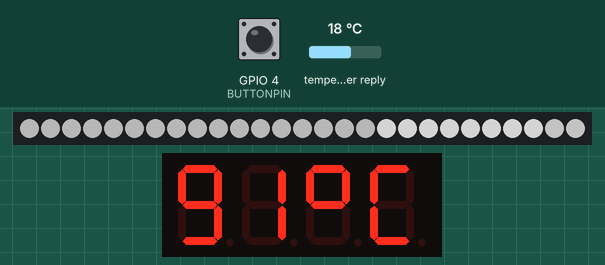
The sketch below on a simulated ESP8266 (NodeMCU). Shown: 27 RGB LEDs in strip order, left to right, 4-digit seven-segment display. Inputs (shaded band) come from the test bench; at power-on: GPIO 4 (BUTTONPIN) LOW, temperature in the weather reply 18 °C. Dim RGB values are drawn brighter than linear; WiFi joins after 1.5 s; servers stay silent unless stated; the local clock reads 2024-03-15 10:24:30 at power-on unless the sketch sets it; web services answer with replies made up by the test bench; what the sketch prints to the serial monitor is not drawn.

Above: at 6.0 s.
6.1 s: GPIO 4 (BUTTONPIN) pulled HIGH for 3.2 s
At 6.9 s:
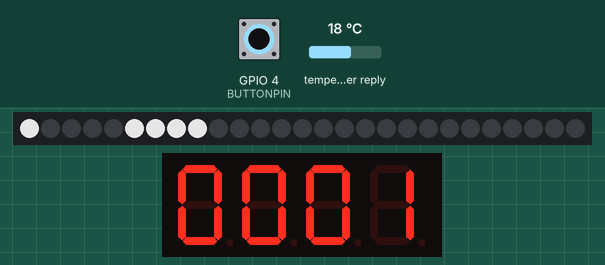
10.8 s: GPIO 4 (BUTTONPIN) pulled HIGH for 0.15 s
At 11.6 s:
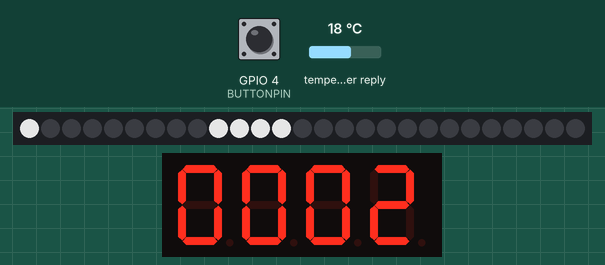
13.3 s: GPIO 4 (BUTTONPIN) pulled HIGH for 1 s
At 13.9 s:
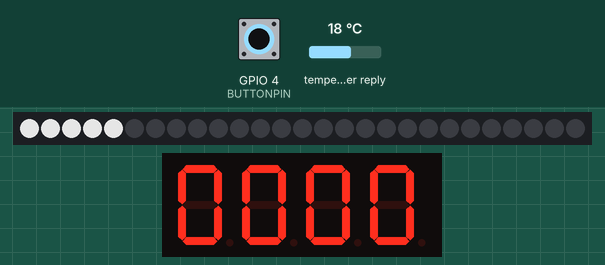
14.9 s: GPIO 4 (BUTTONPIN) pulled HIGH for 0.15 s
At 16.37 s:
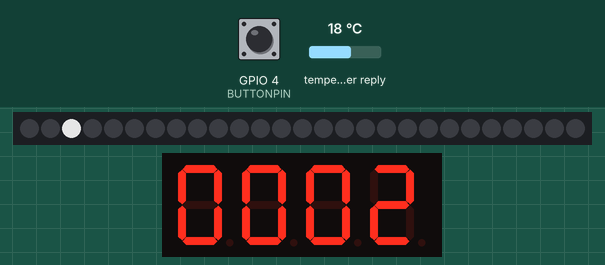
17.4 s: GPIO 4 (BUTTONPIN) pulled HIGH for 1 s
At 27.71 s:
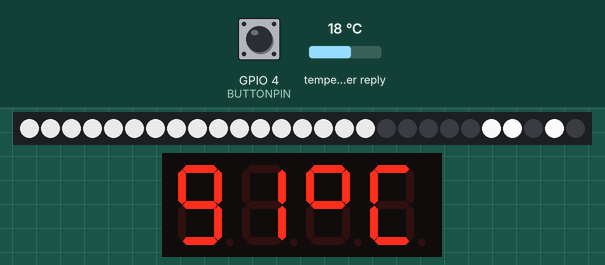

The sketch:

fruit_machine.ino
```cpp
#include <FastLED.h>
// FastLED by Daniel Garcia


#include <TM1637Display.h>
// TM1637 by Avishay Orpaz

#include <Arduino_JSON.h>
// Arduino_JSON by Arduino

#include "my_display.hpp"
#include "my_leds.hpp"
#include "pins_arduino.h"
#include "my_wifi.hpp"
#include "my_time.hpp"
#include "my_weather.hpp"
#include "my_programs.hpp"

#define BUTTONPIN 4

#define NUM_PROGRAMS 3

void printImageCompileInfo(){
  // Add compile info for imgage startup.
  // Helps me locate and identify source of (running) images.
  // Or verify during development that a new (compiled) image IS (uploaded and) running.
  Serial.println(""); Serial.flush();

  Serial.println("Compile info: " __DATE__ " " __TIME__ " " __FILE__);
  Serial.flush();
}

void setup() {
    // Initialize display and display "Wof" for WiFi not connected (yet).
  display.setBrightness(7);

  Serial.begin(115200);

  delay(3000);

  printImageCompileInfo();

  // Initialize button
  pinMode(BUTTONPIN, INPUT);

  // Initialize LEDs, and turn them all on
  FastLED.addLeds<NEOPIXEL, DATA_PIN>(leds, NUM_LEDS);
  FastLED.clear();
  ledsSet = CHSV( 0, 0, 200);
  FastLED.show();


  display.setSegments(wof,4,0);

  // Configure NTP
  configTime(MY_TZ, MY_NTP_SERVER);

  //  Connect to WiFi
  wifiSetup();

}

// Main loop
void loop() {
  static int program = 0;
  // static int buttonState = LOW;


  int buttonState = digitalRead(BUTTONPIN);

  if (buttonState == HIGH) {
    FastLED.clear();

    // Next program
    program = (program+1)% NUM_PROGRAMS ;
    // Show program number in "beams", display and serial output
    runStarBeam(program);
    FastLED.show();
    display.showNumberDec(program, true);
    Serial.print("Select program "); Serial.println(program);

    // Delay to catch "release" of button as single button press
    delay(1000);
  } else {

    // Run designated program
    switch (program) {

      case 0:
        minimalRun();
        break;

      case 1:
        showEachLed();
        break;

      case 2:
        showMany();
        break;

      default:
        break;
    }

    FastLED.show();
  }
}
```

my_display.cpp
```cpp
#include "my_display.hpp"
#include "my_wifi.hpp"
#include "my_weather.hpp"
#include "my_time.hpp"

/*
 * Display a countdown (/up)
 */
void displayCounter( bool reset , bool reverse ) {
  static int i = 0;
  int displayNum;

  if (reset)
  {
    i=0;
  } else {
    EVERY_N_MILLISECONDS(50){


      if( reverse ) {
        i = int((i*0.97) -1 );
        i = i<0 ? 9999 : i;
      } else {
        i = (int((i+1) * 1.05) % 10000);
      }

      display.setBrightness(7);
      display.showNumberDec(i, true);
    }
  }
}

void displayResetStatics(){
  displayCounter(true);
}

void showBrightness(){
  static int k = 0;
  EVERY_N_MILLISECONDS(500){
    k = (k+1) % 8;
    display.setBrightness(k);
    display.setSegments(data);
  }
}

void showLocations(uint8_t bpm){
  static uint8_t prev_pos = -1;

  uint8_t pos = beatsin8(bpm,  0, 4, 0, 0);
  if( pos > 3) pos = 3;
  pos = 3 - pos;
  // prev_pos = pos;
  if(pos != prev_pos){
    prev_pos = pos;
    display.clear();
    display.showNumberDec(pos, false, 1, pos);
  }
}

void showTemp(){
  int displayTemperature = (int)temperature;
  static int lastCheck = -10;


  EVERY_N_MINUTES(10){
    Serial.println("Get temp...");
    displayTemperature = (int)getTemperature();
  }

  if(displayTemperature == NO_TEMP){
    displayTemperature = (int)getTemperature();
  }

  if(displayTemperature == NO_TEMP) {
      display.setSegments(na, 2, 0);
  } else {
    display.showNumberDec(displayTemperature, false, 2, 0);
  }
  display.setSegments(celsius, 2, 2);

}

void showTime(){
  EVERY_N_MILLISECONDS(1000){
    struct tm currentTime = readTime(); // read the current time

    uint8_t dot = seconds16()%2 == 0 ? 0b01000000 : 0b00000000; // Display double dots every other second
    display.showNumberDecEx((currentTime.tm_hour * 100) + currentTime.tm_min, dot, true);
  }
}

void showText(){
  static int textNum = 0;

  EVERY_N_MILLISECONDS(1000){
    textNum = (textNum + 1) % 6;
    // display.setSegments(blank,4,0);
    switch (textNum)
    {

    case 0:
      display.setSegments(data,4,0);
      break;

    case 1:
      display.setSegments(blank,4,0);
      break;

    case 2:
      display.setSegments(wof,4,0);
      break;

    case 3:
      display.setSegments(won,4,0);
      break;

    case 4:
      display.setSegments(done,4,0);
      break;

    case 5:
      display.setSegments(celsius,2,2);
      break;

    default:
      break;
    }

  }
}
```

my_display.hpp
```cpp
#ifndef __MY_DISPLAY_H
#define __MY_DISPLAY_H

#include <TM1637Display.h>
#include <FastLED.h>

// Define the connections pins:

#define CLK 12
#define DIO 13

inline TM1637Display display = TM1637Display(CLK, DIO);


// Create display object of type TM1637Display:

// Create array that turns all segments on:
constexpr uint8_t data[] = {0xff, 0xff, 0xff, 0xff};

// Create array that turns all segments off:
constexpr uint8_t blank[] = {0x00, 0x00, 0x00, 0x00};

constexpr uint8_t na[] = {
  SEG_G,   // -
  SEG_G   // -
};

constexpr uint8_t done[] = {
  SEG_B | SEG_C | SEG_D | SEG_E | SEG_G,           // d
  SEG_A | SEG_B | SEG_C | SEG_D | SEG_E | SEG_F,   // O
  SEG_C | SEG_E | SEG_G,                           // n
  SEG_A | SEG_D | SEG_E | SEG_F | SEG_G            // E
};

// Won
constexpr uint8_t won[] = {
  SEG_C | SEG_D | SEG_E | SEG_F,   // W, left half
  SEG_B | SEG_C | SEG_D | SEG_E,   // W, right half
  SEG_C | SEG_D | SEG_E | SEG_G,   // o
  SEG_C | SEG_E | SEG_G,           // n
};

// WoF
constexpr uint8_t wof[] = {
  SEG_C | SEG_D | SEG_E | SEG_F,   // W, left half
  SEG_B | SEG_C | SEG_D | SEG_E,   // W, right half
  SEG_C | SEG_D | SEG_E | SEG_G,   // o
  SEG_A | SEG_E | SEG_F | SEG_G    // F
};


// Create degree Celsius symbol:
constexpr uint8_t celsius[] = {
  SEG_A | SEG_B | SEG_F | SEG_G,  // Circle
  SEG_A | SEG_D | SEG_E | SEG_F   // C
};


void displayCounter( bool reset = false, bool reverse = false );
void displayResetStatics();
void showBrightness();
void showLocations(uint8_t bpm);
void showTemp();
void showTime();
void showText();
#endif
```

my_leds.cpp
```cpp
#include "my_leds.hpp"

constexpr uint8_t starBeams[STAR_BEAMS][STAR_WAVES] {
  {STAR_CENTER, 1, 2, 3, 4},
  {STAR_CENTER, 5, 6, 7, 8},
  {STAR_CENTER, 9, 10, 11, 12},
  {STAR_CENTER, 13, 14, 15, 16},
};

// Arrow definition
#define ARROW_LEFT 0
#define ARROW_RIGHT 1

void runStarWave( int bpm, star_motion motion, uint8_t fade ){
  uint8_t pixel;

  switch(motion){
    case ssinus:
      pixel = beatsin8(bpm, 0, STAR_WAVES-1, 0, 0);
      break;
    case to_center:
      pixel = map( beat8(bpm,0) , 0,255, STAR_WAVES-1,-1);
      break;
    case from_center:
      pixel = map( beat8(bpm,0) , 0,255, 0,STAR_WAVES);
      break;
  }

  if( pixel > STAR_WAVES-1 ) pixel = STAR_WAVES-1;
  if( pixel < 0 ) pixel = 0;

  for( int i=0; i<STAR_BEAMS; i++){
    leds[starBeams[i][pixel]] = CRGB::White;
  }
  ledsSetStar.fadeToBlackBy(fade);
}
//
// Light Star by beam
//
void runStarBeam( int beamNr ){
  // Light one (sinbeat) entire star beam
  if( beamNr >= 0 &&  beamNr < STAR_BEAMS ){ // ignore higher "invisible" beams
    for( int i=0; i<STAR_WAVES; i++){
      leds[starBeams[beamNr][i]] = CRGB::White;
    }
  }
  leds[STAR_CENTER] = CRGB::White; // Center allways shines!
  ledsSetStar.fadeToBlackBy(FADE_FAST);
}

void runStarBeamCircle( int bpm ){
  uint8_t beatStarBeamCircle =  map( beat8(bpm,0) , 0,255, 0,((STAR_BEAMS-1)*4)-1);

  runStarBeam(beatStarBeamCircle);
}

void runStarBeamWaver( int bpm ){
  uint8_t beatStarBeam = beatsin8(bpm, 0, STAR_BEAMS-1, 0, 0);

  runStarBeam(beatStarBeam);
}

void runStarBlinker( int bpm, int low, int high ){
  uint8_t brightness = beatsin8(bpm, low, high, 0, 0);

  ledsSetStar =  CHSV( 0, 0, brightness);
}
//
// Light Star by beam
//

//
//  Light bonus block
//
void runBonusBlock( int block ){

  if ( block >= 0 && block < BONUS_BLOCKS ){ // ignore higher "invisible" blocks
    ledsSetBonus[block]  = CRGB::White;
      // Serial.println("Current led: " + String(block));
  }
  ledsSetBonus.fadeToBlackBy(FADE);
  // Serial.println("Current led: " + String(block));
}

void runBonusBlocks( int bpm, bonus_motion motion, int offset, uint8_t fade ){
  uint8_t block;
  switch(motion){
    case bsinus:
      block = beatsin8(bpm,  0, BONUS_BLOCKS-1, 0, offset);
      break;
    case to_right:
      block = map( beat8(bpm,0) , 0,255, BONUS_BLOCKS-1,0);
      break;
    case to_left:
      block = map( beat8(bpm,0) , 0,255, 0,BONUS_BLOCKS-1);
      break;

  }
  runBonusBlock( block);
}

void runBonusBlockBlinker( int bpm ){
  uint8_t brightness = beatsin8(bpm, 0, 255, 0, 0);

  ledsSetBonus =  CHSV( 0, 0, brightness);
}
//
//  Light bonus block
//


//
//  Light arrow block
//
void runArrowBlinker( int bpm ){
  uint8_t brightness = beatsin8(bpm, 0, 255, 0, 0);

  ledsSetArrow =  CHSV( 0, 0, brightness);

}

void runArrow(int arrow){
  ledsSetArrow[arrow] = CRGB::White;
  ledsSetArrow.fadeToBlackBy(FADE);
}

void runArrowKit( int bpm, int offset){
  uint8_t arrow = beatsin8(bpm,  0, 1, 0, offset);

  runArrow(arrow);
}
//
//  Light arrow block
//
```

my_leds.hpp
```cpp
#ifndef __MY_LEDS_H
#define __MY_LEDS_H

#include <FastLED.h>


#define NUM_LEDS 27
#define DATA_PIN 5
#define FADE 10
#define FADE_SLOW 1
#define FADE_FAST 80

inline CRGB    leds[NUM_LEDS];
inline CRGBSet ledsSet(leds, NUM_LEDS);
inline CRGBSet ledsSetStar(ledsSet(0, 16));
inline CRGBSet ledsSetBonus(ledsSet(17, 24));
inline CRGBSet ledsSetArrow(ledsSet(25, 26));

// Star definition
#define STAR_BEAMS 4
#define STAR_WAVES 5
#define STAR_CENTER 0

enum star_motion { to_center, from_center, ssinus };

// Bonus blocks definition
#define BONUS_BLOCKS 8
enum bonus_motion { to_right, to_left, bsinus };


// Arrow definition
#define ARROW_LEFT 0
#define ARROW_RIGHT 1


void runStarWave( int bpm, star_motion motion = ssinus, uint8_t fade = FADE_FAST );

//
// Light Star by beam
//

void runStarBeam( int beamNr );
void runStarBeamCircle( int bpm );
void runStarBeamWaver( int bpm );
void runStarBlinker( int bpm, int low = 0, int high = 255 );

//
// Light Star by beam
//

//
//  Light bonus block
//
void runBonusBlock( int block );
void runBonusBlocks( int bpm, bonus_motion motion = bsinus, int offset = 0, uint8_t fade = FADE_FAST );
void runBonusBlockBlinker( int bpm );

//
//  Light bonus block
//


//
//  Light arrow block
//

void runArrowBlinker( int bpm );
void runArrow(int arrow);
void runArrowKit( int bpm, int offset = 0 );

//
//  Light arrow block
//

#endif
```

my_programs.hpp
```cpp
/**
* Collection of programs for different sets of leds and display
*/
#ifndef __COMPOSITE_PROGRAMS_H
#define __COMPOSITE_PROGRAMS_H

#include "my_leds.hpp"
#include "my_display.hpp"
#include "my_wifi.hpp"

/**
 * Runs a minimal program that alternates between showing the time and temperature.
 */
void minimalRun(){
  static bool oneOrOther = false;

  uint8_t brightness = beatsin8(20, 100, 200, 0, 0);

  ledsSetStar  = CHSV( 0, 0, brightness);
  ledsSetBonus = CHSV( 0, 0, brightness+50);
  ledsSetArrow = CHSV( 0, 0, brightness+20);


  EVERY_N_MILLISECONDS(2000){
    oneOrOther = seconds16()%8 <6 ? true : false;
  }

  if(oneOrOther){
    showTime();
  } else {
    showTemp();
  }

}

/**
 * Simply set all leds to bright white, and display "done" on the display
 */
void noRun(){
  ledsSet = CHSV( 0, 0, 255);
  display.setSegments(done,4,0);
}

/*
* Show each led, while displaying the current led number on the display
*/
void showEachLed(uint8_t bpm=4){
  // Arduino map() should map (here) 0-255 to 0-"last led" (NUM_LEDS-1),
  // but that would only assign 255 to the last led, lighting it very shortly
  // Mapping onto an "extra" led, give the actual last led a fair share.
  // But don't actually us the "extra" led!
  uint8_t currentLed = map( beat8(bpm,0) , 0,255, 0,NUM_LEDS);

  // Don't act on the extra led
  if( currentLed < NUM_LEDS) {
    ledsSet[currentLed] = CRGB::White;
    display.showNumberDec(currentLed, true);
    Serial.println("Current led: " + String(currentLed));

    ledsSet.fadeToBlackBy(FADE_FAST);
  }
}

/*
* Blink all led sets
*/
void runBlinker( int bpm ){
  runBonusBlockBlinker(bpm);
  runStarBlinker(bpm);
  runArrowBlinker(bpm);
}

void showMany(){
  #define NUM_MANY_PROGRAMS 5
  static int currentProgram = 0;
  EVERY_N_SECONDS(8){
    currentProgram = (currentProgram+1) % (NUM_MANY_PROGRAMS+1);

    ledsSet = CRGB::Black;
    runStarBeam(currentProgram%4); // max 4 (0-3) beams
    runBonusBlock(BONUS_BLOCKS-1 - currentProgram);
    FastLED.show();
    display.showNumberDec(currentProgram);
    delay(500);
    displayResetStatics();
    Serial.println("Current program: " + String(currentProgram));
  }

  switch (currentProgram) {

    case 0:
      runStarBeamWaver(40);
      runBonusBlocks(40, bsinus, 128);
      runArrowKit(40);

      showTime();
      break;

    case 1:
      runStarWave(40);
      runBonusBlocks(40, bsinus);
      runArrowKit(40, 128);

      showLocations(40);
      break;

    case 2:
      runStarBlinker(40);
      runBonusBlocks(20, to_right);
      runArrowKit(80);

      showTemp();
      break;

    case 3:
      runStarWave(120, to_center);
      runBonusBlocks(80, to_right);
      runArrow(ARROW_LEFT);

      displayCounter();
      break;

    case 4:
      runStarWave(120, from_center);
      runBonusBlocks(80, to_left);
      runArrow(ARROW_RIGHT);

      // Reversed counter
      displayCounter(false, true);
      break;

    case 5:
      runBlinker(40);

      showText();
      break;

    default:
      break;
  }
}


#endif
```

my_time.cpp
```cpp
#include "my_time.hpp"
struct tm readTime(){
  time_t now;                         // this are the seconds since Epoch (1970) - UTC
  struct tm tm;
  time(&now);                       // read the current time
  localtime_r(&now, &tm);           // update the structure tm with the current time
  return tm;
}


// void showNTPTime() {
//   time(&now);                       // read the current time
//   localtime_r(&now, &tm);           // update the structure tm with the current time
//   Serial.print("year:");
//   Serial.print(tm.tm_year + 1900);  // years since 1900
//   Serial.print("\tmonth:");
//   Serial.print(tm.tm_mon + 1);      // January = 0 (!)
//   Serial.print("\tday:");
//   Serial.print(tm.tm_mday);         // day of month
//   Serial.print("\thour:");
//   Serial.print(tm.tm_hour);         // hours since midnight  0-23
//   Serial.print("\tmin:");
//   Serial.print(tm.tm_min);          // minutes after the hour  0-59
//   Serial.print("\tsec:");
//   Serial.print(tm.tm_sec);          // seconds after the minute  0-61*
//   Serial.print("\twday");
//   Serial.print(tm.tm_wday);         // days since Sunday 0-6
//   if (tm.tm_isdst == 1)             // Daylight Saving Time flag
//     Serial.print("\tDST");
//   else
//     Serial.print("\tstandard");
//   Serial.println();
// }
```

my_time.hpp
```cpp
#ifndef __MY_TIME_H
#define __MY_TIME_H

#include <time.h>
#include "my_time_config.hpp"

struct tm readTime();

#endif
```

my_weather.cpp
```cpp
#include "my_weather.hpp"
double getTemperature() {

    // https://api.openweathermap.org/data/2.5/weather?units=metric&lat=52.2042184&lon=5.4249618&appid=750b4f2e6efecb7d5c581a2539dc5384

    WiFiClient client;
    HTTPClient http;

    String url = ("http://api.openweathermap.org/data/2.5/weather?units="  UNITS  "&lat="  LATITUDE  "&lon="  LONGITUDE  "&appid="  OPENWEATHERMAPAPIKEY );
   Serial.println(url);
    http.begin(client, url);

    int httpCode = http.GET();
    if (httpCode > 0) {
       Serial.print("httpCode: "); Serial.println(httpCode);
        String payload = http.getString();
       Serial.print("payload: "); Serial.println(payload);

        JSONVar myObject = JSON.parse(payload); //JSON object

        if (JSON.typeof(myObject) == "undefined") {
            Serial.println("Parsing input failed!");
            Serial.println(myObject);
            return NO_TEMP;
        }
        temperature = myObject["main"]["temp"];
        return temperature;
    }
    else {
        Serial.print("Error on HTTP request: ");
        Serial.println(httpCode);
        return NO_TEMP;
    }

    http.end();
}
```

my_weather.hpp
```cpp
#ifndef __MY_WEATHER_H
#define __MY_WEATHER_H

#include <ESP8266HTTPClient.h>
#include <Arduino_JSON.h>

#include "my_weather_config.hpp"
#define NO_TEMP -275

inline double temperature = NO_TEMP;

double getTemperature();

#endif
```

my_wifi.cpp
```cpp
#include "my_wifi.hpp"


void wifiConnectStatus(){
  if(WiFi.status() != WL_CONNECTED){
    Serial.print("Wifi not connected, connecting now.");
    int tries = 0;
    while ((WiFi.status() != WL_CONNECTED) && (tries < 60))
    {
      delay(500);
      Serial.print(".");
      if( tries%5 < 2){
        display.showNumberDec(tries, true);
      } else {
        display.setSegments(wof,4,0);
      }
      tries++;
    }
    Serial.println("");

    if(WiFi.status() == WL_CONNECTED){
      display.setSegments(won,4,0);
      Serial.println("success!");
      Serial.print("IP Address is: ");
      Serial.println(WiFi.localIP());
    }
    getTemperature();
  }
}

void wifiSetup(){
  int tries=0;
  WiFi.begin(SSID, SSID_PASSWORD);
  wifiConnectStatus();
}
```

my_wifi.hpp
```cpp
#ifndef __MY_WIFI_H
#define __MY_WIFI_H

#include <ESP8266WiFi.h>
#include "my_wifi_credentials.hpp"
#include "my_display.hpp"
#include "my_weather.hpp"

void wifiConnectStatus();
void wifiSetup();

#endif
```

my_wifi_credentials.hpp
```cpp
#ifndef __WIFI_CREDENTIALS_H
#define __WIFI_CREDENTIALS_H


#define SSID " "
#define SSID_PASSWORD ""

#endif
```

my_time_config.hpp
```cpp
#ifndef __MY_TIME_CONFIG_HPP
#define __MY_TIME_CONFIG_HPP

#define MY_NTP_SERVER "nl.pool.ntp.org"
// POSIX timezone definition. See:
//      https://ftp.iana.org/tz/tzdb-2022b/theory.html#:~:text=POSIX%20properties%20and%20limitations
#define MY_TZ "CET-1CEST,M3.5.0,M10.5.0/3"

#endif
```

my_weather_config.hpp
```cpp
#ifndef __MY_WEATHER_CONFIG_HPP
#define __MY_WEATHER_CONFIG_HPP

#define OPENWEATHERMAPAPIKEY ""
#define LATITUDE ""
#define LONGITUDE ""
#define UNITS ""

#endif
```

Measured:
- after the input at 6.1 s, the display: changes after 0.05 s (image 1)
- after the input at 14.9 s, the display: first changes at once (image 4 shows a later state)
- what the display in image 1 shows lasts 1.1 s, from 6.1 s to 7.2 s
